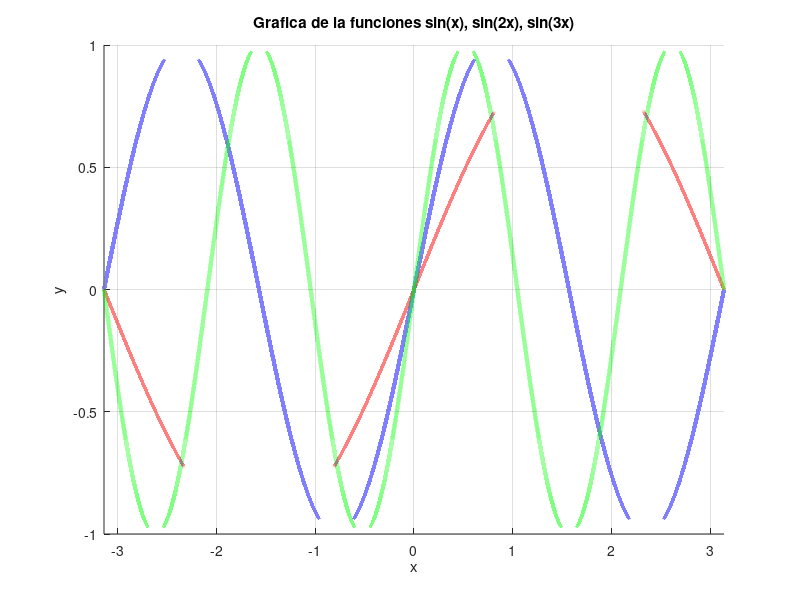

Write the MATLAB code that produced this figure.

% Programa que genera una grafica las siguientes funciones:
%
% -> f(x) = sin(x)
% -> f(x) = sin(2x)
% -> f(x) = sin(3x)
% 
% Todas dentro de una misma grafica, con el siguiente formato:
%
% -> La linea 1 es roja y rayada.
% -> La linea 2 es azul y solida.
% -> La linea 3 es verde y punteada.

x = (-1*pi): 0.00001: (pi);

y1 = sin(x);
y2 = sin(2.*x);
y3 = sin(3.*x);

hold on

plot(x, y1, 'r--', 'LineWidth', 3)
plot(x, y2, 'b-', 'LineWidth', 3)
plot(x, y3, 'g:', 'LineWidth', 3)

hold off

xlabel('x')
ylabel('y')

grid on

xlim([(-1*pi), pi])
ylim([-1, 1])

title('Grafica de la funciones sin(x), sin(2x), sin(3x)')
